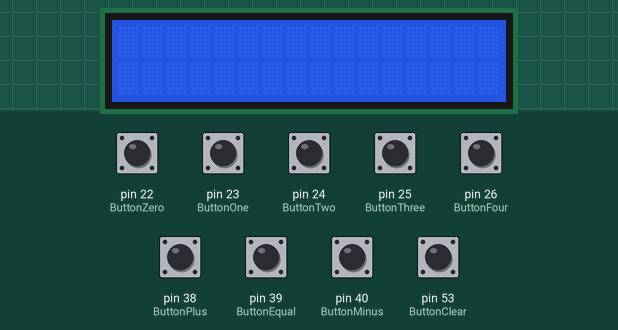
A sketch run on a simulated Arduino Mega 2560, built with avr-gcc and run on an emulated ATmega2560. Parts: 16×2 character LCD. The inputs (shaded band) are chosen by the test bench; at power-on: pin 22 (ButtonZero), pin 23 (ButtonOne), pin 24 (ButtonTwo), pin 25 (ButtonThree), pin 26 (ButtonFour), pin 38 (ButtonPlus), pin 39 (ButtonEqual), pin 40 (ButtonMinus), pin 53 (ButtonClear) HIGH.

Above: at 1.2 s.
1.3 s: pin 23 (ButtonOne) pulled LOW for 0.15 s
At 2.1 s:
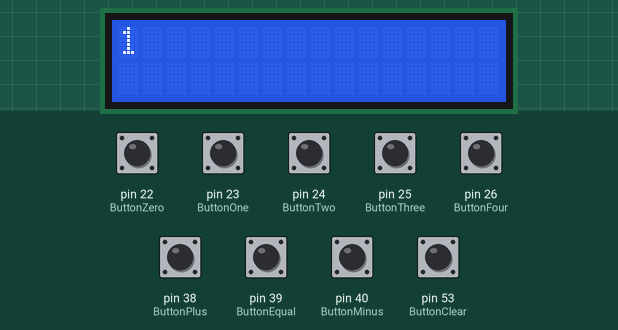
3.0 s: pin 38 (ButtonPlus) pulled LOW for 0.15 s
At 4.4 s:
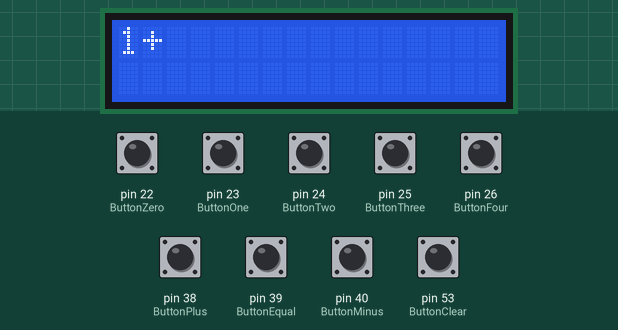
4.7 s: pin 24 (ButtonTwo) pulled LOW for 0.15 s
At 5.9 s:
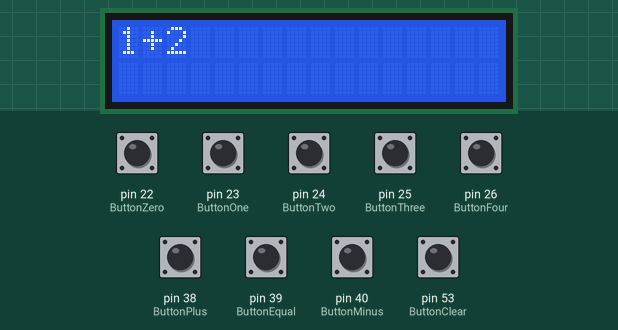
6.4 s: pin 38 (ButtonPlus) pulled LOW for 1 s
At 8.5 s:
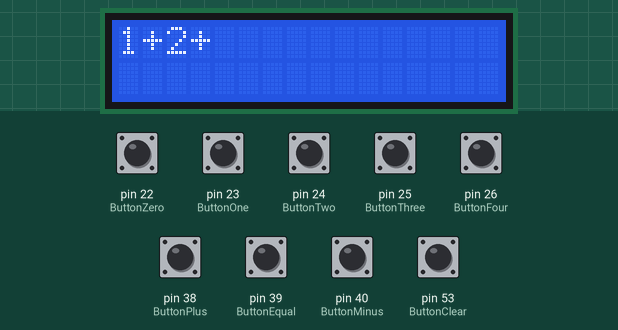
8.9 s: pin 25 (ButtonThree) pulled LOW for 0.15 s
At 10.3 s:
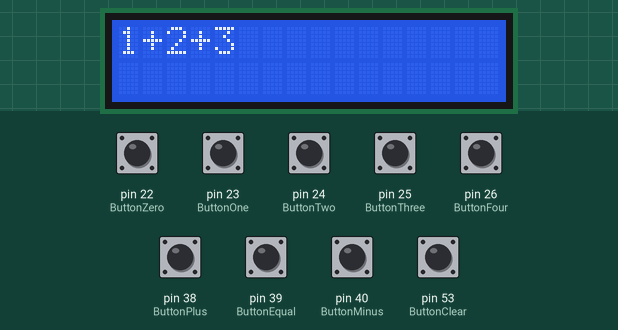
10.6 s: pin 38 (ButtonPlus) pulled LOW for 0.15 s
At 11.6 s:
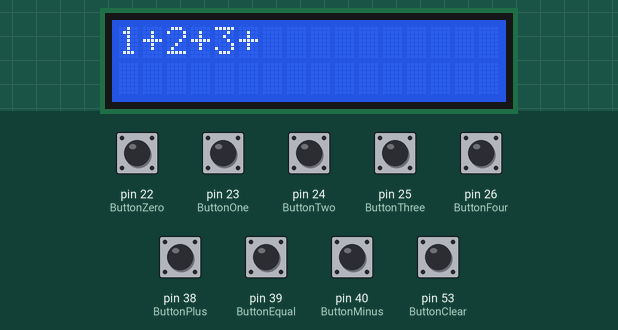
Timing chart, 0 to 13.3 s (numbered marks = the images above; inputs shaded):
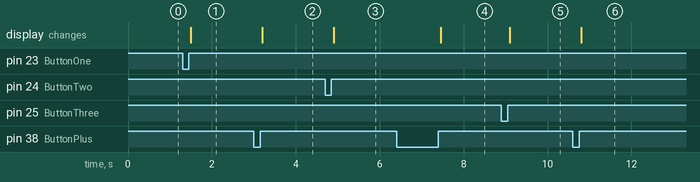

The sketch:

arduino_calculator.ino
```cpp
#include <LiquidCrystal.h>

LiquidCrystal lcd(12, 11, 5, 4, 3, 2);
bool LastButtonOperator = false;
int position = 0;
int blocks = 0;
const int ButtonZero = 22;
const int ButtonOne = 23;
const int ButtonTwo = 24;
const int ButtonThree = 25;
const int ButtonFour = 26;
const int ButtonPlus = 38; // branco
const int ButtonEqual = 39; // Verde
const int ButtonMinus = 40; // roxo
const int ButtonClear = 53; // laranja
String num[15];

void logical_number(String button_number) {
  LastButtonOperator = false;
  num[blocks] = button_number;
  blocks += 1;
  position += 1;
  lcd.print(button_number);
}

void logical_operator(String button_operator) {
  if (LastButtonOperator == false) {
    LastButtonOperator = true;
    num[blocks] = button_operator;
    blocks += 1;
    position += 1;
    lcd.print(button_operator);
  }
  else {
    num[blocks - 1] = button_operator;
    lcd.setCursor(position - 1, 0);
    lcd.print(button_operator);
  }
}

void setup() {
  lcd.begin(16, 2);
  Serial.begin(9600);
  pinMode(ButtonZero, INPUT_PULLUP);
  pinMode(ButtonOne, INPUT_PULLUP);
  pinMode(ButtonTwo, INPUT_PULLUP);
  pinMode(ButtonThree, INPUT_PULLUP);
  pinMode(ButtonFour, INPUT_PULLUP);
  pinMode(ButtonPlus, INPUT_PULLUP);
  pinMode(ButtonEqual, INPUT_PULLUP);
  pinMode(ButtonMinus, INPUT_PULLUP);
  pinMode(ButtonClear, INPUT_PULLUP);
}

void loop() {
  // Números
  if (position != 0 && LastButtonOperator == false) {
    if (digitalRead(ButtonZero) == LOW) {
      delay(50);
      if (digitalRead(ButtonZero) == HIGH) {
        delay(50);
        logical_number("0");
      }
    }
  }

  if (digitalRead(ButtonOne) == LOW) {
    delay(50);
    if (digitalRead(ButtonOne) == HIGH) {
      delay(50);
      logical_number("1");
    }
  }

  if (digitalRead(ButtonTwo) == LOW) {
    delay(50);
    if (digitalRead(ButtonTwo) == HIGH) {
      delay(50);
      logical_number("2");
    }
  }

  if (digitalRead(ButtonThree) == LOW) {
    delay(50);
    if (digitalRead(ButtonThree) == HIGH) {
      delay(50);
      logical_number("3");
    }
  }

  if (digitalRead(ButtonFour) == LOW) {
    delay(50);
    if (digitalRead(ButtonFour) == HIGH) {
      delay(50);
      logical_number("4");
    }
  }


  // Operadores
  if (position != 0) {
    if (digitalRead(ButtonEqual) == LOW) {
      delay(50);
      if (digitalRead(ButtonEqual) == HIGH) {
        delay(50);
        for(int i = 0; i < blocks; i++) {
          Serial.println(num[i]);
        }
        /*String sum = num[0][0] + num[1][0];
        String sum1 = num[0][1] + num[1][1];
        String sum2 = sum + op[0];
        int sumx = sum.toInt();
        int sumy = sum1.toInt();
        int sumz = sum2.toInt();
        Serial.println(sum);
        Serial.println(sum1);
        Serial.println(op[0]);
        Serial.println(sum2);
        Serial.println(sumz + sumy);*/
      }
    }
  }

  if (position != 0) {
    if (digitalRead(ButtonPlus) == LOW) {
      delay(50);
      if (digitalRead(ButtonPlus) == HIGH) {
        delay(50);
        logical_operator("+");
      }
    }
  }

  if (position != 0) {
    if (digitalRead(ButtonMinus) == LOW) {
      delay(50);
      if (digitalRead(ButtonMinus) == HIGH) {
        delay(50);
        logical_operator("-");
      }
    }
  }


  // Limpar a tela
  if (digitalRead(ButtonClear) == LOW) {
    delay(50);
    if (digitalRead(ButtonClear) == HIGH) {
      delay(50);
      String num[15];
      blocks, position = 0;
      lcd.clear();
    }
  }
}
```

Measured:
- after the input at 1.3 s, the display: changes after 0.20 s (image 1)
- after the input at 3.0 s, the display: changes after 0.20 s (image 2)
- after the input at 4.7 s, the display: changes after 0.20 s (image 3)
- after the input at 6.4 s, the display: changes after 1.1 s (image 4)
- after the input at 8.9 s, the display: changes after 0.20 s (image 5)
- after the input at 10.6 s, the display: changes after 0.20 s (image 6)
